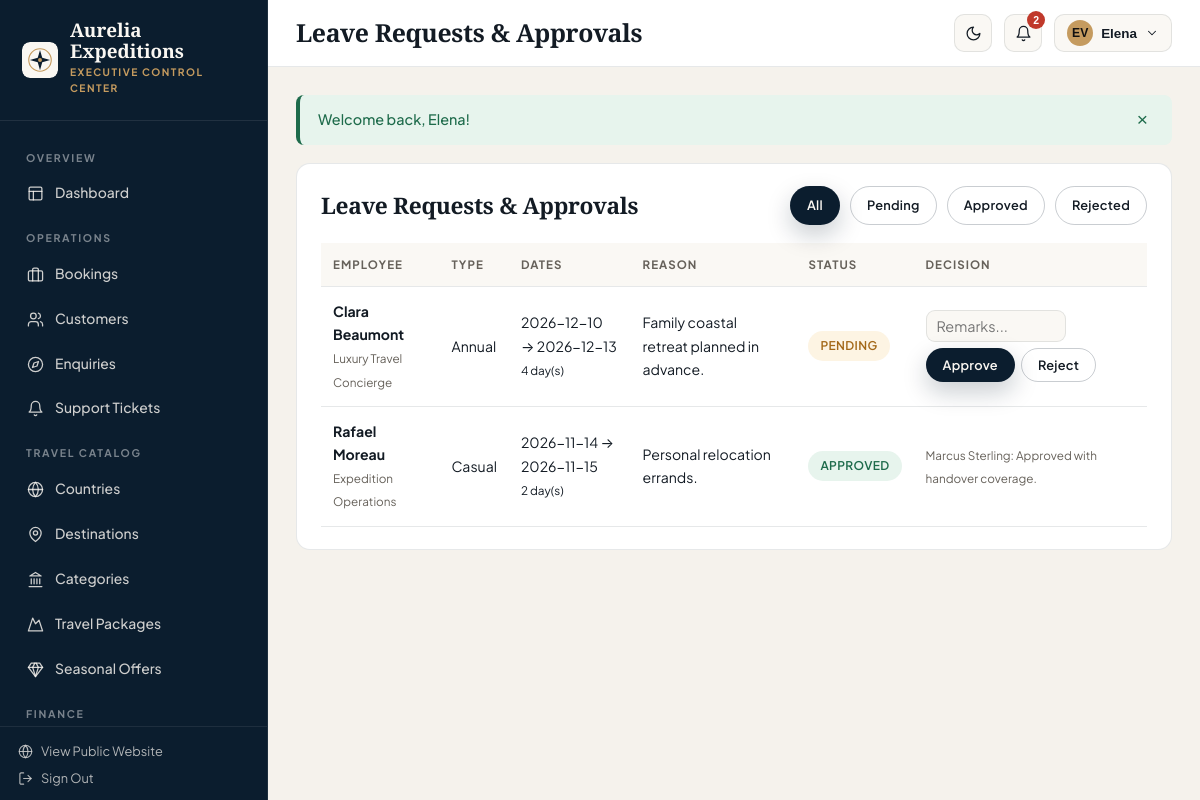
The app's page /admin/leaves (signed in) with its own data.
### tables this page shows
CREATE TABLE `users` (
  `id` INT UNSIGNED NOT NULL AUTO_INCREMENT,
  `uuid` CHAR(36) NOT NULL,
  `first_name` VARCHAR(80) NOT NULL,
  `last_name` VARCHAR(80) NOT NULL,
  `email` VARCHAR(160) NOT NULL,
  `phone` VARCHAR(40) NULL,
  `password_hash` VARCHAR(255) NOT NULL,
  `avatar` VARCHAR(255) NULL,
  `status` ENUM('active','inactive','blocked') NOT NULL DEFAULT 'active',
  `email_verified_at` DATETIME NULL,
  `last_login_at` DATETIME NULL,
  `created_at` TIMESTAMP NOT NULL DEFAULT CURRENT_TIMESTAMP,
  `updated_at` TIMESTAMP NOT NULL DEFAULT CURRENT_TIMESTAMP ON UPDATE CURRENT_TIMESTAMP,
  `deleted_at` DATETIME NULL,
  PRIMARY KEY (`id`),
  UNIQUE KEY `uq_users_uuid` (`uuid`),
  UNIQUE KEY `uq_users_email` (`email`),
  KEY `idx_users_status` (`status`)
);

CREATE TABLE `leave_requests` (
  `id` INT UNSIGNED NOT NULL AUTO_INCREMENT,
  `employee_id` INT UNSIGNED NOT NULL,
  `leave_type` ENUM('annual','sick','casual','unpaid','emergency') NOT NULL DEFAULT 'annual',
  `start_date` DATE NOT NULL,
  `end_date` DATE NOT NULL,
  `total_days` INT UNSIGNED NOT NULL DEFAULT 1,
  `reason` TEXT NOT NULL,
  `status` ENUM('pending','approved','rejected','cancelled') NOT NULL DEFAULT 'pending',
  `reviewed_by` INT UNSIGNED NULL,
  `review_notes` VARCHAR(255) NULL,
  `reviewed_at` DATETIME NULL,
  `created_at` TIMESTAMP NOT NULL DEFAULT CURRENT_TIMESTAMP,
  `updated_at` TIMESTAMP NOT NULL DEFAULT CURRENT_TIMESTAMP ON UPDATE CURRENT_TIMESTAMP,
  PRIMARY KEY (`id`),
  KEY `idx_leave_emp` (`employee_id`, `status`),
  CONSTRAINT `fk_leave_emp` FOREIGN KEY (`employee_id`) REFERENCES `employees` (`id`) ON DELETE CASCADE,
  CONSTRAINT `fk_leave_reviewer` FOREIGN KEY (`reviewed_by`) REFERENCES `users` (`id`) ON DELETE SET NULL
);

CREATE TABLE `departments` (
  `id` INT UNSIGNED NOT NULL AUTO_INCREMENT,
  `name` VARCHAR(100) NOT NULL,
  `code` VARCHAR(20) NOT NULL,
  `description` TEXT NULL,
  `manager_user_id` INT UNSIGNED NULL,
  `is_active` TINYINT(1) NOT NULL DEFAULT 1,
  `created_at` TIMESTAMP NOT NULL DEFAULT CURRENT_TIMESTAMP,
  `updated_at` TIMESTAMP NOT NULL DEFAULT CURRENT_TIMESTAMP ON UPDATE CURRENT_TIMESTAMP,
  PRIMARY KEY (`id`),
  UNIQUE KEY `uq_departments_name` (`name`),
  UNIQUE KEY `uq_departments_code` (`code`),
  CONSTRAINT `fk_dept_manager` FOREIGN KEY (`manager_user_id`) REFERENCES `users` (`id`) ON DELETE SET NULL
);

### views/hr/leaves.php (the view, shortened to what the rows shown need)
<div class="panel-card">
    <div class="panel-head">
        <h2>Leave Requests &amp; Approvals</h2>
        <div class="filter-bar" style="margin:0;">
            <a href="<?= url($prefix . '/leaves') ?>" class="btn-brand <?= !$filterStatus ? 'btn-brand-primary' : 'btn-brand-outline' ?> btn-sm-pill">All</a>
            <a href="<?= url($prefix . '/leaves?status=pending') ?>" class="btn-brand <?= $filterStatus === 'pending' ? 'btn-brand-primary' : 'btn-brand-outline' ?> btn-sm-pill">Pending</a>
            <a href="<?= url($prefix . '/leaves?status=approved') ?>" class="btn-brand <?= $filterStatus === 'approved' ? 'btn-brand-primary' : 'btn-brand-outline' ?> btn-sm-pill">Approved</a>
            <a href="<?= url($prefix . '/leaves?status=rejected') ?>" class="btn-brand <?= $filterStatus === 'rejected' ? 'btn-brand-primary' : 'btn-brand-outline' ?> btn-sm-pill">Rejected</a>
        </div>
    </div>
    <div class="table-wrap">
        <table class="data-table">
            <thead><tr><th>Employee</th><th>Type</th><th>Dates</th><th>Reason</th><th>Status</th><th>Decision</th></tr></thead>
            <tbody>
                <?php foreach ($leaves as $l): ?>
                    <tr>
                        <td><strong><?= e($l['employee_name']) ?></strong><br><small style="color:var(--dash-muted);"><?= e($l['department_name']) ?></small></td>
                        <td><?= e(ucfirst($l['leave_type'])) ?></td>
                        <td><?= e($l['start_date']) ?> &rarr; <?= e($l['end_date']) ?><br><small><?= (int) $l['total_days'] ?> day(s)</small></td>
                        <td style="max-width:280px;"><?= e($l['reason']) ?></td>
                        <td><span class="badge-pill <?= status_badge_class($l['status']) ?>"><?= e(ucfirst($l['status'])) ?></span></td>
                        <td>
                            <?php if ($l['status'] === 'pending'): ?>
                                <form method="POST" action="<?= url($prefix . '/leaves/' . (int) $l['id'] . '/decide') ?>" style="display:flex;gap:6px;flex-wrap:wrap;align-items:center;">
                                    <input type="text" name="review_notes" class="dash-input" style="width:140px;padding:6px 10px;" placeholder="Remarks...">
                                    <button type="submit" name="decision" value="approve" class="btn-brand btn-brand-primary btn-sm-pill">Approve</button>
                                    <button type="submit" name="decision" value="reject" class="btn-brand btn-brand-outline btn-sm-pill">Reject</button>
                                </form>
                            <?php else: ?>
                                <small style="color:var(--dash-muted);"><?= e($l['reviewer_name'] ?: 'System') ?>: <?= e($l['review_notes'] ?: 'Processed') ?></small>
                            <?php endif; ?>
                        </td>
                    </tr>
                <?php endforeach; ?>
            </tbody>
        </table>
    </div>
</div>

### core/Router.php (shortened to what the rows shown need)
<?php
class Router
{
    private array $routes = [];
    public function addRoute(string $method, string $path, callable|array $handler, array $middleware = []): void
    {
        $normalized = '/' . trim($path, '/');
        if ($normalized !== '/') {
            $normalized = rtrim($normalized, '/');
        }
        $pattern = preg_replace('#\{([a-zA-Z_][a-zA-Z0-9_]*)\}#', '(?P<$1>[^/]+)', $normalized);
        $regex = '#^' . $pattern . '$#';
        $this->routes[] = [
            'method' => strtoupper($method),
            'path' => $normalized,
            'regex' => $regex,
            'handler' => $handler,
            'middleware' => $middleware,
        ];
    }
    public function dispatch(string $requestUri, string $requestMethod): void
    {
        $path = parse_url($requestUri, PHP_URL_PATH) ?? '/';
        $basePath = base_path();
        if ($basePath !== '' && str_starts_with($path, $basePath)) {
            $path = substr($path, strlen($basePath));
        }
        $path = '/' . trim($path, '/');
        if ($path !== '/') {
            $path = rtrim($path, '/');
        }
        $method = strtoupper($requestMethod);
        foreach ($this->routes as $route) {
            if ($route['method'] !== $method) {
                continue;
            }
            if (preg_match($route['regex'], $path, $matches)) {
                $params = [];
                foreach ($route['middleware'] as $mw) {
                    if (is_callable($mw)) {
                        $mw($params);
                    } elseif (is_string($mw) && class_exists($mw)) {
                        (new $mw())->handle($params);
                    } elseif (is_array($mw) && isset($mw[0]) && class_exists($mw[0])) {
                        $instance = new $mw[0]();
                        $args = array_slice($mw, 1);
                        $instance->handle($params, ...$args);
                    }
                }
                $handler = $route['handler'];
                if (is_array($handler)) {
                    [$controllerClass, $action] = $handler;
                    $controller = new $controllerClass();
                    $controller->$action($params);
                    return;
                }
                return;
            }
        }
    }
}

### views/layouts/dashboard.php (shortened to what the rows shown need)
<?php
$brand = \App\Services\BrandingService::getAll();
$user = \Core\Auth::user();
$portal = $portal ?? 'admin';
$isPreview = !empty($brand['is_previewing']);
$unreadCount = $user ? \App\Services\NotificationService::unreadCount((int) $user['id']) : 0;
$portalLabel = match ($portal) {
    'hr' => 'HR Operations Portal',
    'employee' => 'Specialist Workspace',
    'customer' => 'Traveller Portal',
    default => 'Executive Control Center',
};
?>
<!DOCTYPE html>
<html lang="en">
<head>
    <link rel="stylesheet" href="<?= asset('css/design-system.css') ?>">
    <link rel="stylesheet" href="<?= asset('css/dashboard.css') ?>">
</head>
<body class="portal-<?= e($portal) ?> <?= $isPreview ? 'has-preview-ribbon' : '' ?>">
<div class="dash-shell">
    <aside class="dash-sidebar">
        <a href="<?= url('/' . ($portal === 'admin' ? 'admin' : $portal)) ?>" class="sidebar-brand">
            <img src="<?= e(brand_logo('light')) ?>" alt="<?= e($brand['website_name']) ?>">
            <div>
                <div style="font-family:var(--font-display);font-size:1.18rem;font-weight:700;color:#FAF7F2;line-height:1.1;">
                    <?= e($brand['website_name']) ?>
                </div>
                <span class="sidebar-portal-tag"><?= e($portalLabel) ?></span>
            </div>
        </a>
        <div class="sidebar-scroll">
            <?php if ($portal === 'admin'): ?>
                <div class="sidebar-group-label">Overview</div>
                <a href="<?= url('/admin') ?>" class="sidebar-link <?= current_route_path() === '/admin' ? 'active' : '' ?>"><?= svg_icon('layout', 17) ?> Dashboard</a>
                <?php if (can('bookings.view')): ?>
                    <div class="sidebar-group-label">Operations</div>
                    <a href="<?= url('/admin/bookings') ?>" class="sidebar-link <?= is_active_nav('/admin/bookings') ?>"><?= svg_icon('briefcase', 17) ?> Bookings</a>
                <?php endif; ?>
                <?php if (can('customers.view')): ?>
                    <a href="<?= url('/admin/customers') ?>" class="sidebar-link <?= is_active_nav('/admin/customers') ?>"><?= svg_icon('users', 17) ?> Customers</a>
                <?php endif; ?>
                <?php if (can('enquiries.view')): ?>
                    <a href="<?= url('/admin/enquiries') ?>" class="sidebar-link <?= is_active_nav('/admin/enquiries') ?>"><?= svg_icon('compass', 17) ?> Enquiries</a>
                <?php endif; ?>
                <?php if (can('support.manage')): ?>
                    <a href="<?= url('/admin/support') ?>" class="sidebar-link <?= is_active_nav('/admin/support') ?>"><?= svg_icon('bell', 17) ?> Support Tickets</a>
                <?php endif; ?>
                <?php if (can('packages.view') || can('destinations.view') || can('categories.view')): ?>
                    <div class="sidebar-group-label">Travel Catalog</div>
                    <?php if (can('destinations.view')): ?>
                        <a href="<?= url('/admin/countries') ?>" class="sidebar-link <?= is_active_nav('/admin/countries') ?>"><?= svg_icon('globe', 17) ?> Countries</a>
                        <a href="<?= url('/admin/destinations') ?>" class="sidebar-link <?= is_active_nav('/admin/destinations') ?>"><?= svg_icon('map-pin', 17) ?> Destinations</a>
                    <?php endif; ?>
                    <?php if (can('categories.view')): ?>
                        <a href="<?= url('/admin/categories') ?>" class="sidebar-link <?= is_active_nav('/admin/categories') ?>"><?= svg_icon('landmark', 17) ?> Categories</a>
                    <?php endif; ?>
                    <?php if (can('packages.view')): ?>
                        <a href="<?= url('/admin/packages') ?>" class="sidebar-link <?= is_active_nav('/admin/packages') ?>"><?= svg_icon('mountain', 17) ?> Travel Packages</a>
                    <?php endif; ?>
                    <?php if (can('offers.manage')): ?>
                        <a href="<?= url('/admin/offers') ?>" class="sidebar-link <?= is_active_nav('/admin/offers') ?>"><?= svg_icon('gem', 17) ?> Seasonal Offers</a>
                    <?php endif; ?>
                <?php endif; ?>
                <?php if (can('finance.view')): ?>
                    <div class="sidebar-group-label">Finance</div>
                <?php endif; ?>
            <?php endif; ?>
        </div>
        <div class="sidebar-footer">
            <a href="<?= url('/') ?>" style="display:flex;align-items:center;gap:8px;opacity:0.85;margin-bottom:8px;">
                <?= svg_icon('globe', 15) ?> View Public Website
            </a>
            <form method="POST" action="<?= url('/logout') ?>" style="margin:0;">
                <button type="submit" style="background:none;border:none;color:inherit;padding:0;cursor:pointer;display:flex;align-items:center;gap:8px;font-family:inherit;font-size:inherit;opacity:0.85;">
                    <?= svg_icon('log-out', 15) ?> Sign Out
                </button>
            </form>
        </div>
    </aside>
    <div class="dash-main">
        <header class="dash-topbar">
            <div class="topbar-left">
                <h1 class="topbar-title"><?= e($pageTitle ?? 'Dashboard') ?></h1>
            </div>
            <div class="topbar-actions">
                <button type="button" class="icon-btn" data-theme-toggle title="Toggle light/dark mode" aria-label="Toggle theme">
                    <?= svg_icon('moon', 17) ?>
                </button>
                <div class="dropdown-wrap">
                    <button type="button" class="icon-btn" data-dropdown-btn="notif-popover" aria-label="Notifications">
                        <?= svg_icon('bell', 17) ?>
                        <?php if ($unreadCount > 0): ?>
                            <span class="notif-dot"><?= $unreadCount > 9 ? '9+' : $unreadCount ?></span>
                        <?php endif; ?>
                    </button>
                </div>
                <div class="dropdown-wrap">
                    <button type="button" class="icon-btn" style="width:auto;padding:0 12px;gap:8px;" data-dropdown-btn="profile-popover">
                        <span style="width:26px;height:26px;border-radius:50%;background:var(--brand-accent);color:#111;display:inline-flex;align-items:center;justify-content:center;font-weight:700;font-size:0.76rem;">
                            <?= e(strtoupper(substr($user['first_name'] ?? 'U', 0, 1) . substr($user['last_name'] ?? '', 0, 1))) ?>
                        </span>
                        <span style="font-size:0.84rem;font-weight:600;"><?= e($user['first_name'] ?? 'Account') ?></span>
                        <?= svg_icon('chevron-down', 14) ?>
                    </button>
                </div>
            </div>
        </header>
        <main class="dash-content">
            <?php require BASE_PATH . '/views/partials/flash.php'; ?>
            <?= $content ?>
        </main>
    </div>
</div>
</body>
</html>

### records on screen
users: first_name+last_name "EV", first_name "Elena"
leave_requests: employee_name "Clara Beaumont", departments.name "Luxury Travel Concierge", leave_type "Annual", start_date "2026-12-10", end_date "2026-12-13", total_days "4", reason "Family coastal retreat planned in advance.", status "PENDING"
leave_requests: employee_name "Rafael Moreau", departments.name "Expedition Operations", leave_type "Casual", start_date "2026-11-14", end_date "2026-11-15", total_days "2", reason "Personal relocation errands.", status "APPROVED", reviewer_name "Marcus Sterling", review_notes "Approved with handover coverage."

### other values on screen
$unreadCount "2"
$msg "Welcome back, Elena!"
